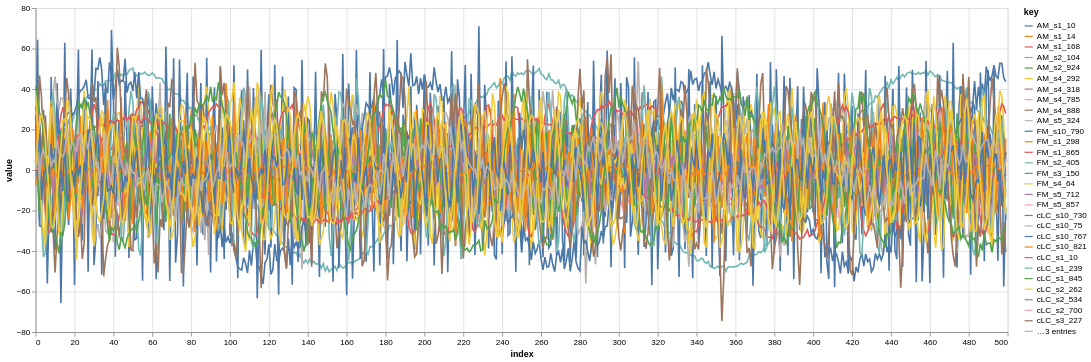

Notebook cell for this chart:
### Code cell
alt.Chart(
    df.reset_index()
).transform_fold(
    df.columns.to_list()
).mark_line().encode(
    x='index:Q', y='value:Q', color='key:N'
).properties(width=1_200, height=400)

### Figure 1 — Vega-Lite specification as saved in the notebook (floating-point values rounded to 4 significant figures; data arrays with more than 128 entries replaced by an {"elided": "..."} marker saying what was removed)
{"config": {"view": {"continuousWidth": 300, "continuousHeight": 300}}, "data": {"name": "data-2e29a4e4ad6cefb85c1e6df3884e1fac"}, "mark": {"type": "line"}, "encoding": {"color": {"field": "key", "type": "nominal"}, "x": {"field": "index", "type": "quantitative"}, "y": {"field": "value", "type": "quantitative"}}, "height": 400, "transform": [{"fold": ["AM_s1_10", "AM_s4_785", "cLC_s2_700", "cLC_s3_227", "cLC_s1_239", "FM_s2_405", "AM_s1_14", "cLC_s10_767", "cLC_s5_567", "cLC_s2_534", "FM_s5_857", "AM_s5_324", "cLC_s1_845", "FM_s5_712", "cLC_s10_75", "FM_s4_64", "FM_s1_865", "cLC_s5_398", "AM_s4_888", "AM_s2_104", "AM_s1_168", "cLC_s1_10", "AM_s2_924", "cLC_s10_821", "AM_s4_318", "cLC_s10_730", "AM_s4_292", "FM_s3_150", "FM_s1_298", "FM_s10_790", "cLC_s5_247", "cLC_s2_262"]}], "width": 1200, "$schema": "https://vega.github.io/schema/vega-lite/v5.8.0.json", "datasets": {"data-2e29a4e4ad6cefb85c1e6df3884e1fac": {"elided": "500 records"}}}
